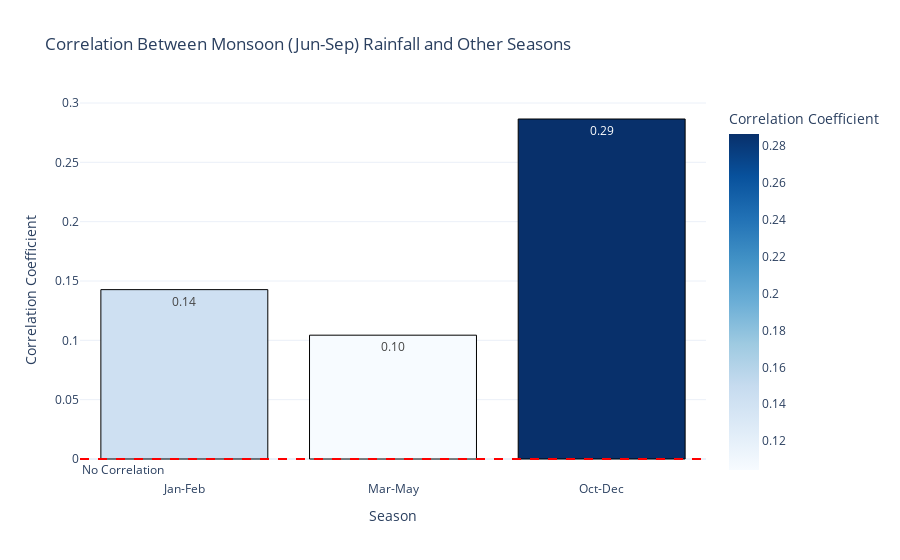

Write notebook code for a chart like this one.
### Code cell
#Correlating Seasonal Rainfall with Annual Totals
'''Now, we will calculate the correlation coefficients between seasonal rainfall and annual rainfall totals to understand 
how much each season contributes to the overall yearly rainfall:'''

# correlation analysis between monsoon (Jun-Sep) rainfall and other seasons

seasonal_columns = ['Jan-Feb', 'Mar-May', 'Jun-Sep', 'Oct-Dec']
monsoon_column = 'Jun-Sep'
relationships = {}

for season in seasonal_columns:
    if season != monsoon_column:
        corr, _ = pearsonr(rainfall_data[monsoon_column], rainfall_data[season])
        relationships[season] = corr

correlation_data = pd.DataFrame({
    'Season': list(relationships.keys()),
    'Correlation Coefficient': list(relationships.values())
})

fig = px.bar(
    correlation_data,
    x='Season',
    y='Correlation Coefficient',
    title='Correlation Between Monsoon (Jun-Sep) Rainfall and Other Seasons',
    labels={'Season': 'Season', 'Correlation Coefficient': 'Correlation Coefficient'},
    text='Correlation Coefficient',
    color='Correlation Coefficient',
    color_continuous_scale='Blues'
)

fig.add_hline(
    y=0,
    line_dash="dash",
    line_color="red",
    annotation_text="No Correlation",
    annotation_position="bottom left"
)

fig.update_traces(marker_line_color='black', marker_line_width=1, texttemplate='%{text:.2f}')
fig.update_layout(
    template='plotly_white',
    height=500
)

fig.show()
print("This graph shows the correlation between monsoon rainfall and rainfall during other seasons. The October-December season has the highest correlation (0.29), which suggests a moderate relationship, possibly due to the post-monsoon retreat rains")

### Figure 1 — Plotly figure (JSON) as saved in the notebook; plotly's stock layout.template omitted (floating-point values rounded to 4 significant figures)
{"data": [{"alignmentgroup": "True", "hovertemplate": "Season=%{x}<br>Correlation Coefficient=%{marker.color}<extra></extra>", "legendgroup": "", "marker": {"color": [0.1427, 0.1043, 0.2865], "coloraxis": "coloraxis", "line": {"color": "black", "width": 1}, "pattern": {"shape": ""}}, "name": "", "offsetgroup": "", "orientation": "v", "showlegend": false, "text": [0.1427, 0.1043, 0.2865], "textposition": "auto", "texttemplate": "%{text:.2f}", "type": "bar", "x": ["Jan-Feb", "Mar-May", "Oct-Dec"], "xaxis": "x", "y": [0.1427, 0.1043, 0.2865], "yaxis": "y"}], "layout": {"annotations": [{"showarrow": false, "text": "No Correlation", "x": 0, "xanchor": "left", "xref": "x domain", "y": 0, "yanchor": "top", "yref": "y"}], "autosize": true, "barmode": "relative", "coloraxis": {"colorbar": {"title": {"text": "Correlation Coefficient"}}, "colorscale": [[0, "rgb(247,251,255)"], [0.125, "rgb(222,235,247)"], [0.25, "rgb(198,219,239)"], [0.375, "rgb(158,202,225)"], [0.5, "rgb(107,174,214)"], [0.625, "rgb(66,146,198)"], [0.75, "rgb(33,113,181)"], [0.875, "rgb(8,81,156)"], [1, "rgb(8,48,107)"]]}, "legend": {"tracegroupgap": 0}, "shapes": [{"line": {"color": "red", "dash": "dash"}, "type": "line", "x0": 0, "x1": 1, "xref": "x domain", "y0": 0, "y1": 0, "yref": "y"}], "title": {"text": "Correlation Between Monsoon (Jun-Sep) Rainfall and Other Seasons"}, "xaxis": {"anchor": "y", "autorange": true, "domain": [0, 1], "range": [-0.5, 2.5], "title": {"text": "Season"}, "type": "category"}, "yaxis": {"anchor": "x", "autorange": true, "domain": [0, 1], "range": [-0.01803, 0.3025], "title": {"text": "Correlation Coefficient"}, "type": "linear"}}}
